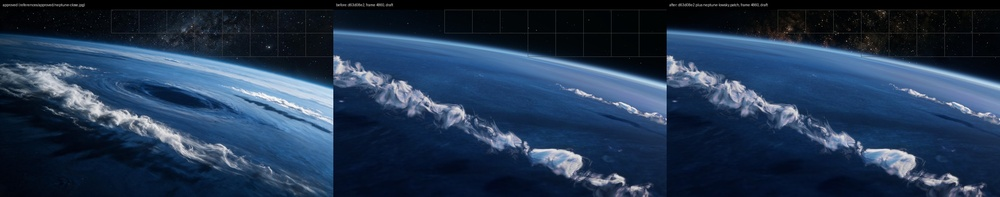
#> input picture assets-src/flightsky/neptune-4860-lowsky.jpg, 1000 x 197 px, shrunk from 2880 x 568 before the run
$ python register.py ../../flightsky/neptune-4860-lowsky.jpg ../../flightsky/mercury-615-pits-lifted.png ../../flightsky/mercury-615-pits-lifted.png ../../flightsky/mercury-615-pits-lifted.png ../../flightsky/mercury-615-pits-lifted.png
#> lines starting #> are read from the running program, lines starting #| are printed output that depends on the picture; after the words box and inside, x2 and y2 are one past the last pixel; in counts of white or black regions, pixels touching at a corner belong together
import json
import sys

import numpy as np
from PIL import Image
from scipy.ndimage import gaussian_filter


def load(path):
#> called with path = '../../flightsky/neptune-4860-lowsky.jpg'
    return np.asarray(Image.open(path).convert('RGB')).astype(np.float32)


def shift(a, b):
    fa = np.fft.rfft2(a - a.mean())
    fb = np.fft.rfft2(b - b.mean())
    r = fa * np.conj(fb)
    c = np.fft.irfft2(r / np.maximum(np.abs(r), 1e-6), a.shape)
    y, x = np.unravel_index(np.argmax(c), c.shape)
    h, w = a.shape
    return (x if x < w / 2 else x - w), (y if y < h / 2 else y - h), float(c.max())


def main(globe, close, mask_g, mask_c):
    a = load(globe)
    b = load(close)
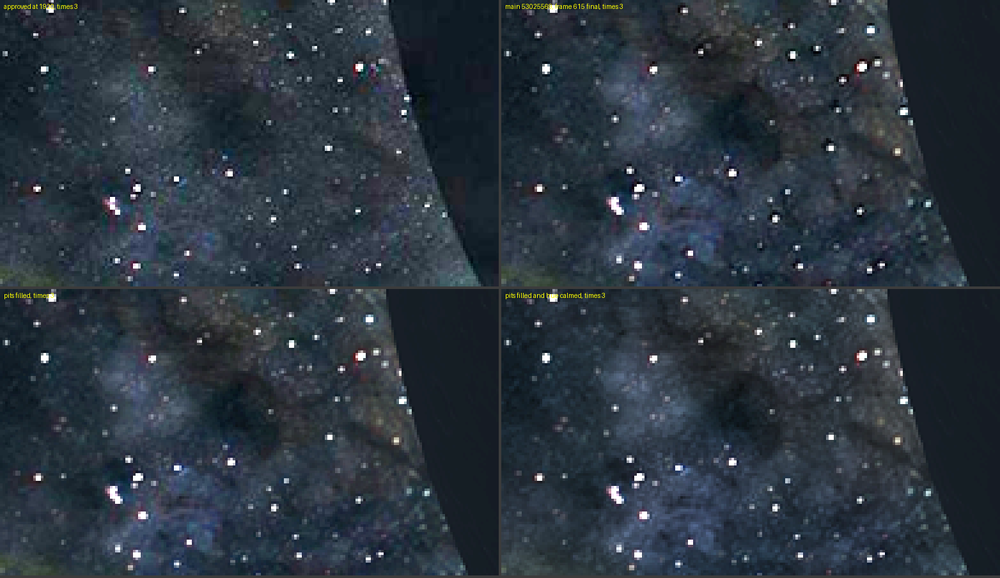
#> input picture assets-src/flightsky/mercury-615-pits-lifted.png, 1000 x 578 px, shrunk from 1564 x 904 before the run
    m = (load(mask_g).sum(-1) > 30) & (load(mask_c).sum(-1) > 30)
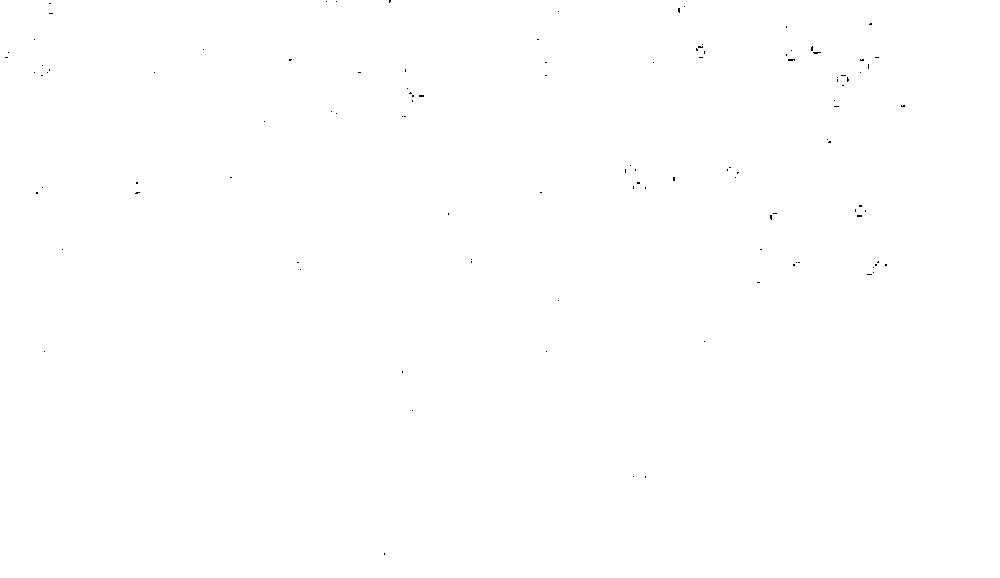
#> m: shape (578, 1000) bool; 99.9% white; black in thin lines or dots, all inside (x1, y1, x2, y2) = (5, 0, 905, 555)
#> (the run stopped early here; a loop or call above may not have finished)
